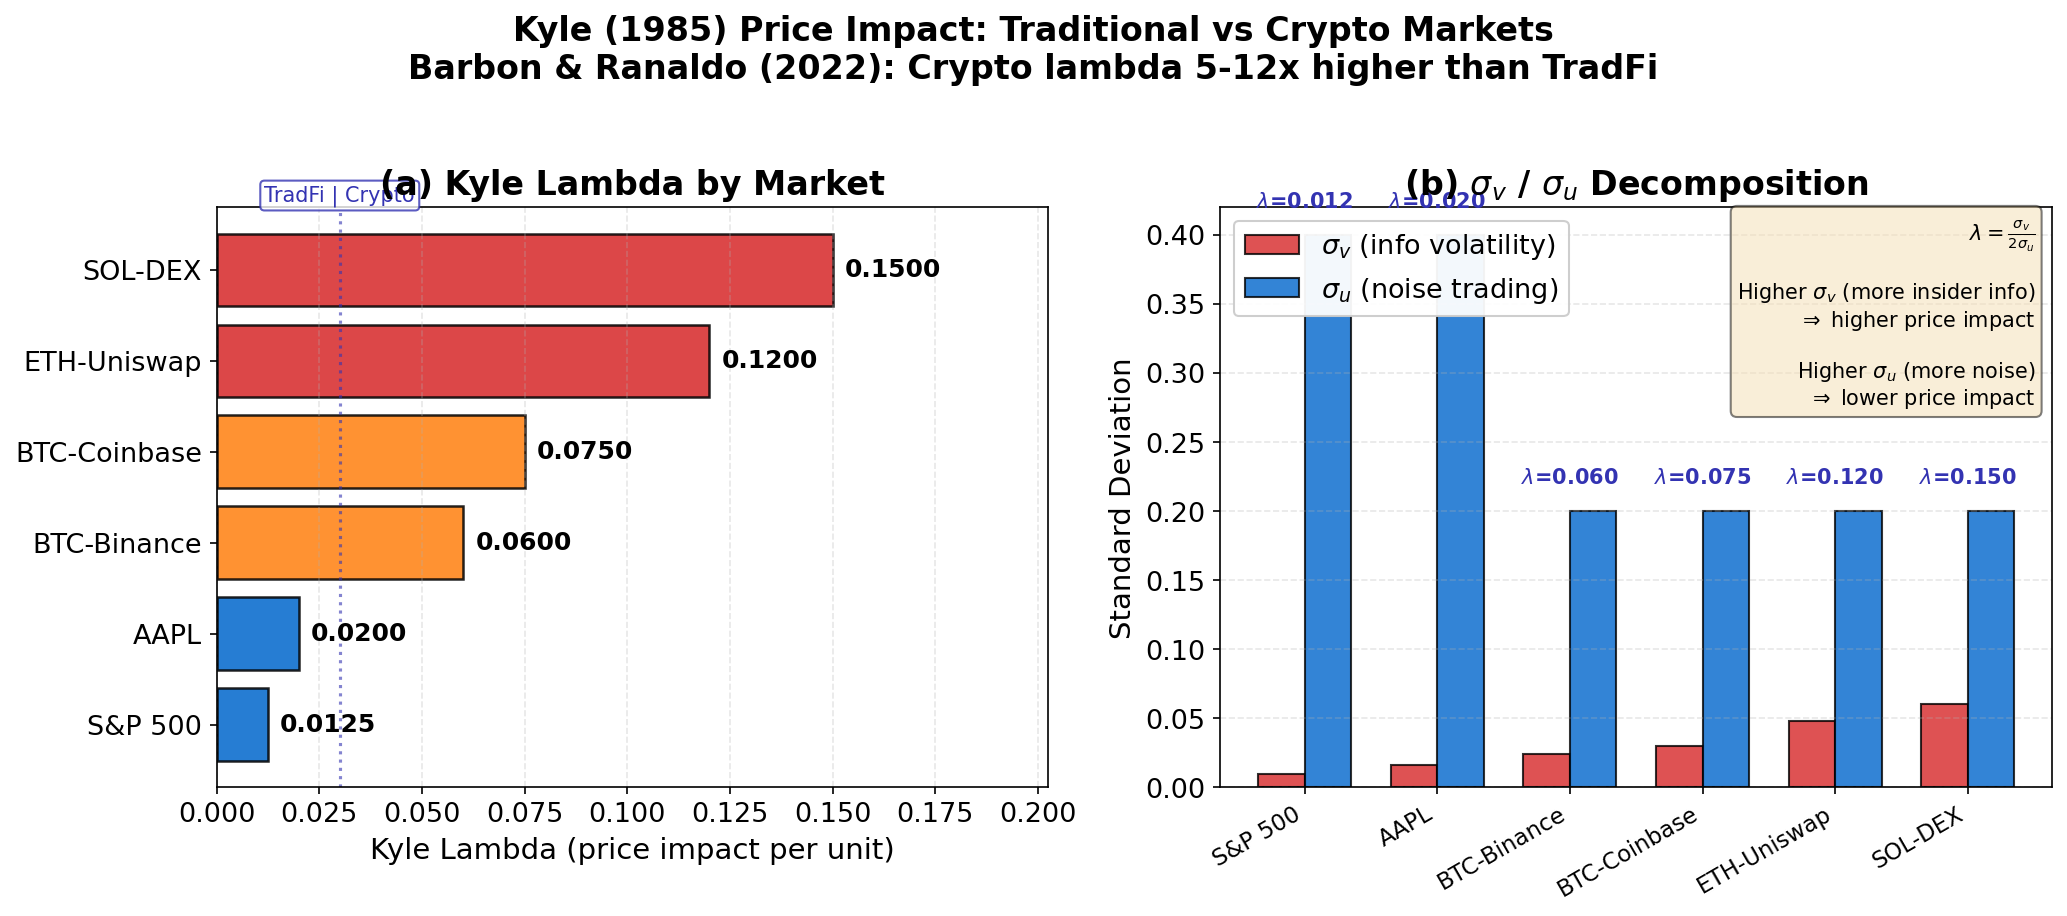

Source code (Python):
r"""Kyle Lambda Comparison Across Markets
# Multi-panel override: comparative statics requires simultaneous visibility

Economic Model:
  Kyle $\lambda = \frac{\sigma_v}{2\sigma_u}$
  S&P=0.0125, BTC-Binance=0.06, ETH-Uniswap=0.12
  Based on Kyle (1985), Barbon & Ranaldo (2022).

  Price impact per unit traded: $\Delta P = \lambda \cdot Q$
  Higher $\lambda$ implies greater adverse selection risk.
"""
import matplotlib.pyplot as plt
import numpy as np
from pathlib import Path

np.random.seed(42)

plt.rcParams.update({
    'font.size': 14, 'axes.labelsize': 14, 'axes.titlesize': 16,
    'xtick.labelsize': 13, 'ytick.labelsize': 13, 'legend.fontsize': 13,
    'figure.figsize': (14, 6), 'figure.dpi': 150
})

MLPURPLE = '#3333B2'
MLBLUE = '#0066CC'
MLORANGE = '#FF7F0E'
MLGREEN = '#2CA02C'
MLRED = '#D62728'
MLLAVENDER = '#ADADE0'

# --- Data: Kyle lambda for each market ---
# lambda = sigma_v / (2 * sigma_u)
markets = ['S&P 500', 'AAPL', 'BTC-Binance', 'BTC-Coinbase', 'ETH-Uniswap', 'SOL-DEX']
sigma_v = np.array([0.01, 0.016, 0.024, 0.03, 0.048, 0.06])
sigma_u = np.array([0.40, 0.40, 0.20, 0.20, 0.20, 0.20])
lambdas = sigma_v / (2 * sigma_u)
# Verification: S&P=0.0125, AAPL=0.02, BTC-Bin=0.06, BTC-CB=0.075, ETH-Uni=0.12, SOL=0.15

colors = [MLBLUE, MLBLUE, MLORANGE, MLORANGE, MLRED, MLRED]

# Sort by lambda for panel (a)
sort_idx = np.argsort(lambdas)
markets_sorted = [markets[i] for i in sort_idx]
lambdas_sorted = lambdas[sort_idx]
colors_sorted = [colors[i] for i in sort_idx]

fig, (ax1, ax2) = plt.subplots(1, 2, figsize=(14, 6))

# --- Panel (a): Horizontal bar chart sorted by lambda ---
bars = ax1.barh(markets_sorted, lambdas_sorted, color=colors_sorted, edgecolor='black',
                linewidth=1.2, alpha=0.85)
for bar, lam in zip(bars, lambdas_sorted):
    ax1.text(bar.get_width() + 0.003, bar.get_y() + bar.get_height() / 2,
             f'{lam:.4f}', va='center', fontsize=12, fontweight='bold')

ax1.set_xlabel('Kyle Lambda (price impact per unit)')
ax1.set_title('(a) Kyle Lambda by Market', fontweight='bold')
ax1.set_xlim(0, max(lambdas) * 1.35)
ax1.grid(axis='x', alpha=0.3, linestyle='--')

# Annotation: TradFi vs Crypto grouping
ax1.axvline(x=0.03, color=MLPURPLE, linestyle=':', linewidth=1.5, alpha=0.6)
ax1.text(0.03, len(markets) - 0.3, 'TradFi | Crypto', fontsize=10, color=MLPURPLE,
         ha='center', va='bottom',
         bbox=dict(boxstyle='round,pad=0.2', facecolor='white', edgecolor=MLPURPLE, alpha=0.8))

# --- Panel (b): sigma_v / sigma_u decomposition stacked bars ---
x_pos = np.arange(len(markets))
width = 0.35

bars_v = ax2.bar(x_pos - width / 2, sigma_v, width, label=r'$\sigma_v$ (info volatility)',
                 color=MLRED, alpha=0.8, edgecolor='black', linewidth=1)
bars_u = ax2.bar(x_pos + width / 2, sigma_u, width, label=r'$\sigma_u$ (noise trading)',
                 color=MLBLUE, alpha=0.8, edgecolor='black', linewidth=1)

ax2.set_xticks(x_pos)
ax2.set_xticklabels(markets, rotation=30, ha='right', fontsize=11)
ax2.set_ylabel('Standard Deviation')
ax2.set_title(r'(b) $\sigma_v$ / $\sigma_u$ Decomposition', fontweight='bold')
ax2.legend(loc='upper left', framealpha=0.95)
ax2.grid(axis='y', alpha=0.3, linestyle='--')

# Add lambda values above each market pair
for i, lam in enumerate(lambdas):
    y_top = max(sigma_v[i], sigma_u[i]) + 0.02
    ax2.text(i, y_top, f'$\\lambda$={lam:.3f}', ha='center', fontsize=10,
             fontweight='bold', color=MLPURPLE)

# Formula annotation
ax2.text(0.98, 0.98, r'$\lambda = \frac{\sigma_v}{2\sigma_u}$' + '\n\n' +
         r'Higher $\sigma_v$ (more insider info)' + '\n' +
         r'$\Rightarrow$ higher price impact' + '\n\n' +
         r'Higher $\sigma_u$ (more noise)' + '\n' +
         r'$\Rightarrow$ lower price impact',
         transform=ax2.transAxes, fontsize=10, va='top', ha='right',
         bbox=dict(boxstyle='round', facecolor='wheat', alpha=0.5))

fig.suptitle('Kyle (1985) Price Impact: Traditional vs Crypto Markets\n'
             'Barbon & Ranaldo (2022): Crypto lambda 5-12x higher than TradFi',
             fontsize=16, fontweight='bold', y=1.02)

plt.tight_layout()
plt.savefig(Path(__file__).parent / 'chart.pdf', dpi=300, bbox_inches='tight')
plt.savefig(Path(__file__).parent / 'chart.png', dpi=150, bbox_inches='tight')
plt.close()
print("Chart saved to chart.pdf and chart.png")
